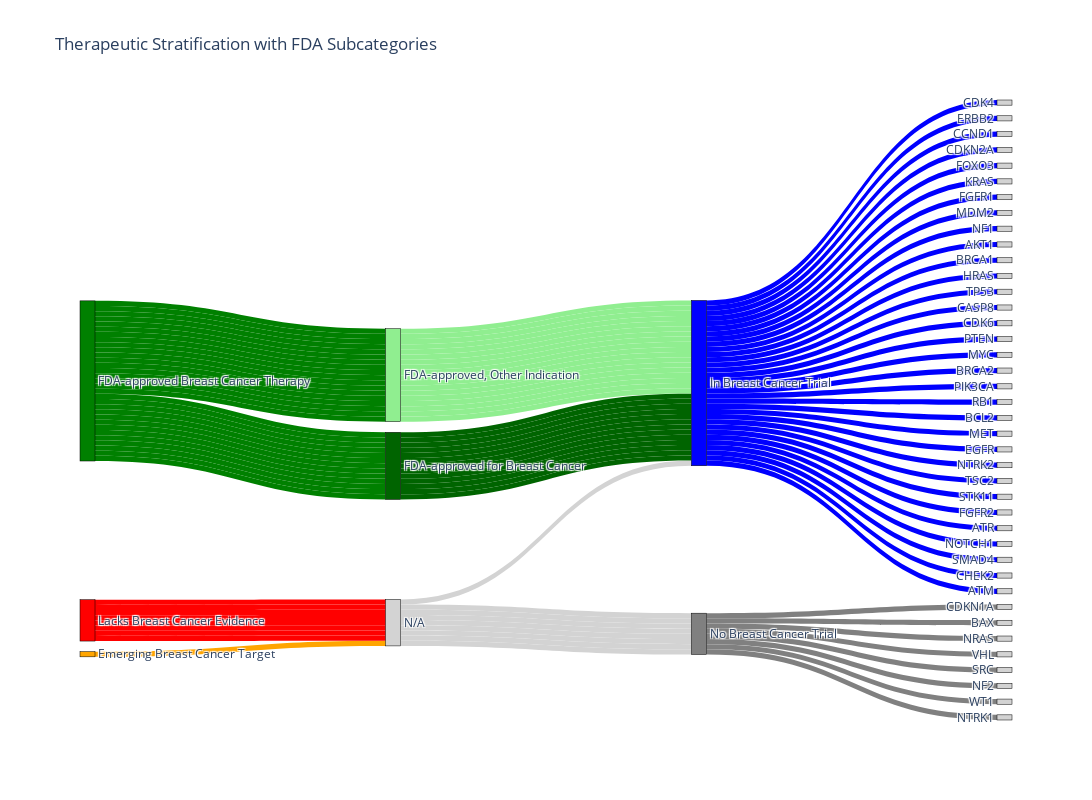

Notebook source saved alongside this figure:
### Code cell
import plotly.graph_objects as go

# Fill NAs for non-FDA approved
df_unique['FDA_Subcategory'] = df_unique['FDA_Subcategory'].fillna('N/A')

# Build label list for nodes
targeting_categories = df_unique['Targeting Category'].unique().tolist()
fda_subcats = df_unique['FDA_Subcategory'].unique().tolist()
trial_status = df_unique['Clinical_Trial_Status'].unique().tolist()
genes = df_unique['gene'].unique().tolist()

labels = targeting_categories + fda_subcats + trial_status + genes
label_to_idx = {label: i for i, label in enumerate(labels)}

# Build links lists: source, target, value, colors
source = []
target = []
value = []
link_colors = []

# Colors for categories (customize as needed)
cat_colors = {
    'FDA-approved Breast Cancer Therapy': 'green',
    'Emerging Breast Cancer Target': 'orange',
    'Lacks Breast Cancer Evidence': 'red',
    'FDA-approved for Breast Cancer': 'darkgreen',
    'FDA-approved, Other Indication': 'lightgreen',
    'N/A': 'lightgrey',
    'In Breast Cancer Trial': 'blue',
    'No Breast Cancer Trial': 'grey'
}

# Helper function to get color for links (source node color)
def get_link_color(src_label):
    return cat_colors.get(src_label, 'lightgrey')

# Targeting Category → FDA Subcategory
for _, row in df_unique.iterrows():
    source.append(label_to_idx[row['Targeting Category']])
    target.append(label_to_idx[row['FDA_Subcategory']])
    value.append(1)
    link_colors.append(get_link_color(row['Targeting Category']))

# FDA Subcategory → Clinical Trial Status
for _, row in df_unique.iterrows():
    source.append(label_to_idx[row['FDA_Subcategory']])
    target.append(label_to_idx[row['Clinical_Trial_Status']])
    value.append(1)
    link_colors.append(get_link_color(row['FDA_Subcategory']))

# Clinical Trial Status → Gene
for _, row in df_unique.iterrows():
    source.append(label_to_idx[row['Clinical_Trial_Status']])
    target.append(label_to_idx[row['gene']])
    value.append(1)
    link_colors.append(get_link_color(row['Clinical_Trial_Status']))

# Sankey diagram
fig = go.Figure(data=[go.Sankey(
    node=dict(
        label=labels,
        pad=15,
        thickness=15,
        line=dict(color='black', width=0.5),
        color=[cat_colors.get(lbl, 'lightgrey') for lbl in labels]
    ),
    link=dict(
        source=source,
        target=target,
        value=value,
        color=link_colors
    )
)])

fig.update_layout(title_text="Therapeutic Stratification with FDA Subcategories", font_size=12, height=800, width=1200)
fig.show()

### Figure 1 — Plotly figure (JSON) as saved in the notebook; plotly's stock layout.template omitted (floating-point values rounded to 4 significant figures)
{"data": [{"link": {"color": ["green", "red", "green", "green", "green", "green", "red", "green", "green", "green", "green", "green", "green", "green", "green", "orange", "green", "green", "green", "green", "red", "red", "green", "green", "green", "green", "red", "green", "red", "green", "green", "green", "green", "green", "green", "green", "green", "green", "red", "red", "darkgreen", "lightgrey", "darkgreen", "lightgreen", "lightgreen", "lightgreen", "lightgrey", "darkgreen", "darkgreen", "lightgreen", "lightgreen", "darkgreen", "darkgreen", "lightgreen", "darkgreen", "lightgrey", "darkgreen", "lightgreen", "darkgreen", "darkgreen", "lightgrey", "lightgrey", "darkgreen", "lightgreen", "lightgreen", "lightgreen", "lightgrey", "darkgreen", "lightgrey", "lightgreen", "lightgreen", "lightgreen", "darkgreen", "lightgreen", "lightgreen", "lightgreen", "lightgreen", "lightgreen", "lightgrey", "lightgrey", "blue", "grey", "blue", "blue", "blue", "blue", "grey", "blue", "blue", "blue", "blue", "blue", "blue", "blue", "blue", "blue", "blue", "blue", "blue", "blue", "grey", "grey", "blue", "blue", "blue", "blue", "grey", "blue", "grey", "blue", "blue", "blue", "blue", "blue", "blue", "blue", "blue", "blue", "grey", "grey"], "source": [0, 1, 0, 0, 0, 0, 1, 0, 0, 0, 0, 0, 0, 0, 0, 2, 0, 0, 0, 0, 1, 1, 0, 0, 0, 0, 1, 0, 1, 0, 0, 0, 0, 0, 0, 0, 0, 0, 1, 1, 3, 4, 3, 5, 5, 5, 4, 3, 3, 5, 5, 3, 3, 5, 3, 4, 3, 5, 3, 3, 4, 4, 3, 5, 5, 5, 4, 3, 4, 5, 5, 5, 3, 5, 5, 5, 5, 5, 4, 4, 6, 7, 6, 6, 6, 6, 7, 6, 6, 6, 6, 6, 6, 6, 6, 6, 6, 6, 6, 6, 7, 7, 6, 6, 6, 6, 7, 6, 7, 6, 6, 6, 6, 6, 6, 6, 6, 6, 7, 7], "target": [3, 4, 3, 5, 5, 5, 4, 3, 3, 5, 5, 3, 3, 5, 3, 4, 3, 5, 3, 3, 4, 4, 3, 5, 5, 5, 4, 3, 4, 5, 5, 5, 3, 5, 5, 5, 5, 5, 4, 4, 6, 7, 6, 6, 6, 6, 7, 6, 6, 6, 6, 6, 6, 6, 6, 6, 6, 6, 6, 6, 7, 7, 6, 6, 6, 6, 7, 6, 7, 6, 6, 6, 6, 6, 6, 6, 6, 6, 7, 7, 8, 9, 10, 11, 12, 13, 14, 15, 16, 17, 18, 19, 20, 21, 22, 23, 24, 25, 26, 27, 28, 29, 30, 31, 32, 33, 34, 35, 36, 37, 38, 39, 40, 41, 42, 43, 44, 45, 46, 47], "value": [1, 1, 1, 1, 1, 1, 1, 1, 1, 1, 1, 1, 1, 1, 1, 1, 1, 1, 1, 1, 1, 1, 1, 1, 1, 1, 1, 1, 1, 1, 1, 1, 1, 1, 1, 1, 1, 1, 1, 1, 1, 1, 1, 1, 1, 1, 1, 1, 1, 1, 1, 1, 1, 1, 1, 1, 1, 1, 1, 1, 1, 1, 1, 1, 1, 1, 1, 1, 1, 1, 1, 1, 1, 1, 1, 1, 1, 1, 1, 1, 1, 1, 1, 1, 1, 1, 1, 1, 1, 1, 1, 1, 1, 1, 1, 1, 1, 1, 1, 1, 1, 1, 1, 1, 1, 1, 1, 1, 1, 1, 1, 1, 1, 1, 1, 1, 1, 1, 1, 1]}, "node": {"color": ["green", "red", "orange", "darkgreen", "lightgrey", "lightgreen", "blue", "grey", "lightgrey", "lightgrey", "lightgrey", "lightgrey", "lightgrey", "lightgrey", "lightgrey", "lightgrey", "lightgrey", "lightgrey", "lightgrey", "lightgrey", "lightgrey", "lightgrey", "lightgrey", "lightgrey", "lightgrey", "lightgrey", "lightgrey", "lightgrey", "lightgrey", "lightgrey", "lightgrey", "lightgrey", "lightgrey", "lightgrey", "lightgrey", "lightgrey", "lightgrey", "lightgrey", "lightgrey", "lightgrey", "lightgrey", "lightgrey", "lightgrey", "lightgrey", "lightgrey", "lightgrey", "lightgrey", "lightgrey"], "label": ["FDA-approved Breast Cancer Therapy", "Lacks Breast Cancer Evidence", "Emerging Breast Cancer Target", "FDA-approved for Breast Cancer", "N/A", "FDA-approved, Other Indication", "In Breast Cancer Trial", "No Breast Cancer Trial", "CDK4", "CDKN1A", "ERBB2", "CCND1", "CDKN2A", "FOXO3", "BAX", "KRAS", "FGFR1", "MDM2", "NF1", "AKT1", "BRCA1", "HRAS", "TP53", "CASP8", "CDK6", "PTEN", "MYC", "BRCA2", "NRAS", "VHL", "PIK3CA", "RB1", "BCL2", "MET", "SRC", "EGFR", "NF2", "NTRK2", "TSC2", "STK11", "FGFR2", "ATR", "NOTCH1", "SMAD4", "CHEK2", "ATM", "WT1", "NTRK1"], "line": {"color": "black", "width": 0.5}, "pad": 15, "thickness": 15}, "type": "sankey"}], "layout": {"font": {"size": 12}, "height": 800, "title": {"text": "Therapeutic Stratification with FDA Subcategories"}, "width": 1200}}
